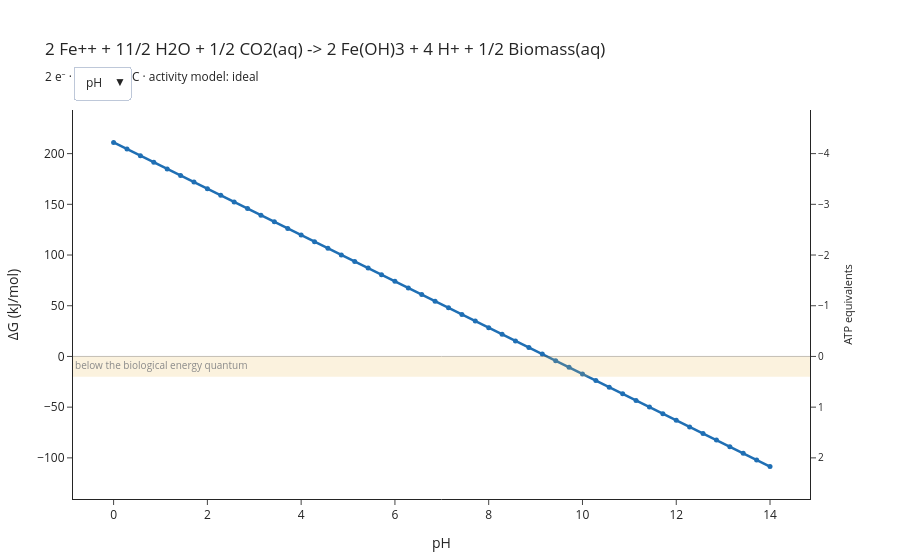

This figure's notebook cell:
### Code cell
from microbial_thermo.sweep import concentration_axis, partial_pressure_axis, ph_axis

axes = [ph_axis(low=0, high=14.0, n=50)] #+ [concentration_axis(E) for E in Elist]
figure = plot_energy_explorer(reaction, axes=axes)

figure.show()

### Figure 1 — Plotly figure (JSON) as saved in the notebook; plotly's stock layout.template omitted (floating-point values rounded to 4 significant figures)
{"data": [{"hovertemplate": "pH: %{x}<br>ΔG: %{y:.1f} kJ/mol<extra></extra>", "line": {"color": "#1F6FB4", "width": 2.5}, "marker": {"size": 5}, "mode": "lines+markers", "name": "pH", "type": "scatter", "visible": true, "x": [0.0, 0.2857, 0.5714, 0.8571, 1.143, 1.429, 1.714, 2.0, 2.286, 2.571, 2.857, 3.143, 3.429, 3.714, 4.0, 4.286, 4.571, 4.857, 5.143, 5.429, 5.714, 6.0, 6.286, 6.571, 6.857, 7.143, 7.429, 7.714, 8.0, 8.286, 8.571, 8.857, 9.143, 9.429, 9.714, 10.0, 10.29, 10.57, 10.86, 11.14, 11.43, 11.71, 12.0, 12.29, 12.57, 12.86, 13.14, 13.43, 13.71, 14.0], "y": [211.0, 204.5, 198.0, 191.5, 185.0, 178.4, 171.9, 165.4, 158.9, 152.3, 145.8, 139.3, 132.8, 126.2, 119.7, 113.2, 106.7, 100.1, 93.62, 87.1, 80.58, 74.05, 67.53, 61.01, 54.48, 47.96, 41.43, 34.91, 28.39, 21.86, 15.34, 8.818, 2.294, -4.229, -10.75, -17.28, -23.8, -30.32, -36.85, -43.37, -49.89, -56.42, -62.94, -69.46, -75.99, -82.51, -89.03, -95.56, -102.1, -108.6]}, {"hoverinfo": "skip", "marker": {"opacity": 0}, "mode": "markers", "showlegend": false, "type": "scatter", "x": [0], "y": [2.811], "yaxis": "y2"}], "layout": {"annotations": [{"font": {"color": "#8A8A8A", "size": 10}, "showarrow": false, "text": "below the biological energy quantum", "x": 0, "xanchor": "left", "xref": "x domain", "y": 0, "yanchor": "top", "yref": "y"}], "hovermode": "x unified", "margin": {"b": 60, "l": 70, "r": 90, "t": 110}, "shapes": [{"line": {"color": "#333333", "width": 1}, "type": "line", "x0": 0, "x1": 1, "xref": "x domain", "y0": 0, "y1": 0, "yref": "y"}, {"fillcolor": "#E8B84B", "line": {"width": 0}, "opacity": 0.18, "type": "rect", "x0": 0, "x1": 1, "xref": "x domain", "y0": -20, "y1": 0, "yref": "y"}], "showlegend": false, "title": {"text": "2 Fe++ + 11/2 H2O + 1/2 CO2(aq) -> 2 Fe(OH)3 + 4 H+ + 1/2 Biomass(aq)<br><sub>2 e⁻ · pH 7 · 25 °C · activity model: ideal</sub>"}, "updatemenus": [{"buttons": [{"args": [{"visible": [true]}, {"xaxis.title.text": "pH", "xaxis.type": "linear"}], "label": "pH", "method": "update"}], "direction": "down", "pad": {"r": 10, "t": 10}, "showactive": true, "x": 0, "xanchor": "left", "y": 1.14, "yanchor": "top"}], "xaxis": {"title": {"text": "pH"}, "type": "linear"}, "yaxis": {"range": [-140.6, 243.0], "title": {"text": "ΔG (kJ/mol)"}}, "yaxis2": {"overlaying": "y", "range": [2.811, -4.86], "showgrid": false, "side": "right", "tickfont": {"size": 10}, "title": {"font": {"size": 11}, "text": "ATP equivalents"}}}}
